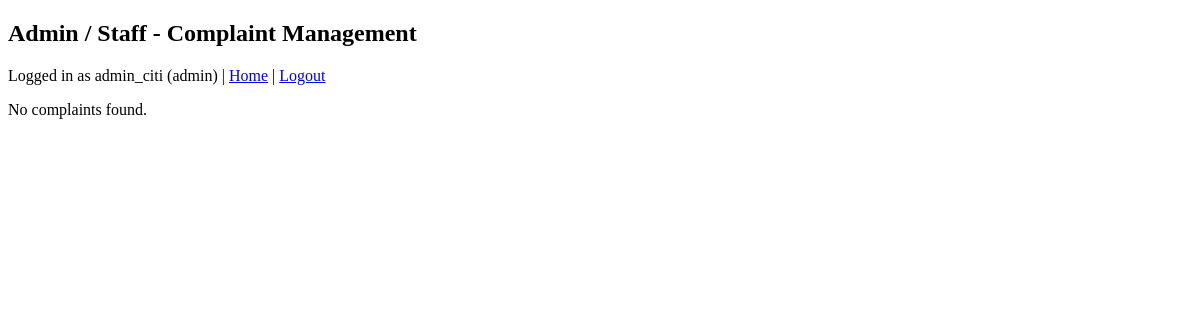
The page /public/admin/complaints.php (signed in) on the database as committed earlier.
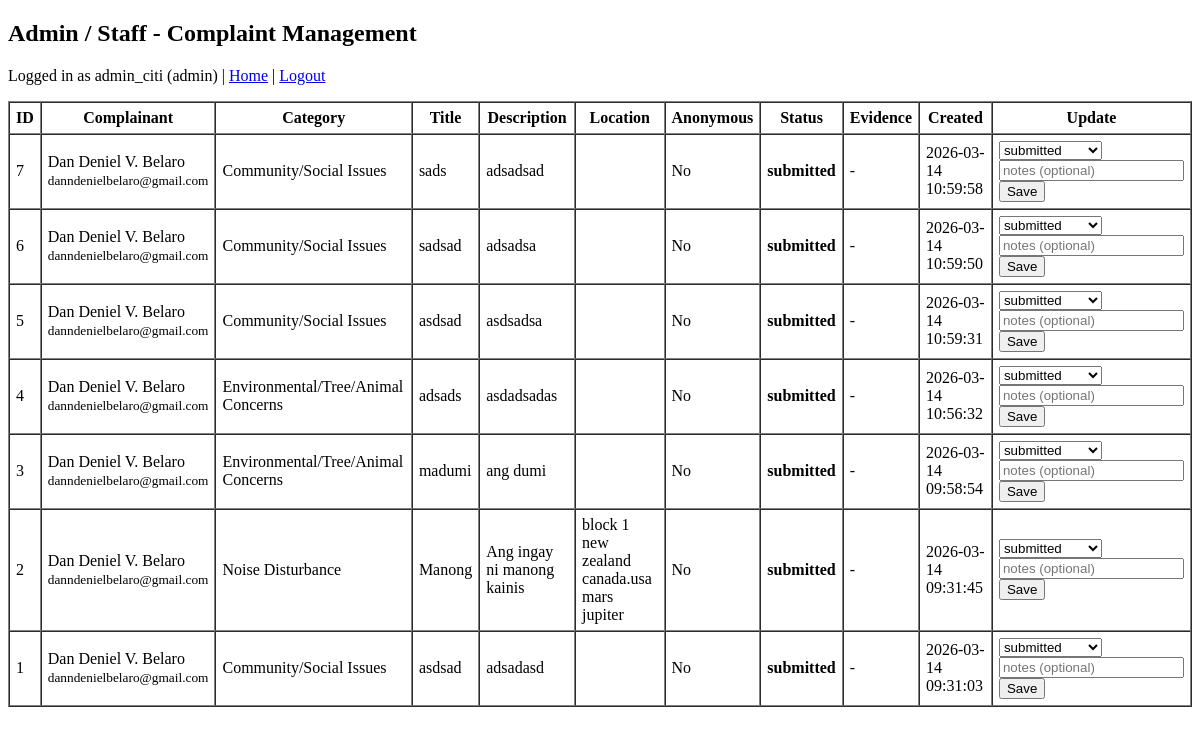
The same page on the database as committed later.
### tables this page shows
CREATE TABLE IF NOT EXISTS `users` (
  `id` int(10) UNSIGNED NOT NULL,
  `full_name` varchar(100) NOT NULL,
  `email` varchar(100) NOT NULL,
  `password_hash` varchar(255) NOT NULL,
  `role` enum('resident','staff','admin') NOT NULL DEFAULT 'resident',
  `address` text DEFAULT NULL,
  `contact_number` varchar(20) DEFAULT NULL,
  `created_at` timestamp NULL DEFAULT current_timestamp(),
  `updated_at` timestamp NULL DEFAULT current_timestamp() ON UPDATE current_timestamp()
);

CREATE TABLE IF NOT EXISTS `complaints` (
  `id` int(10) UNSIGNED NOT NULL,
  `user_id` int(10) UNSIGNED DEFAULT NULL,
  `category_id` int(10) UNSIGNED NOT NULL,
  `is_anonymous` tinyint(1) NOT NULL DEFAULT 0,
  `title` varchar(150) NOT NULL,
  `description` text NOT NULL,
  `location` varchar(255) DEFAULT NULL,
  `status` enum('submitted','under_review','in_progress','resolved','rejected') NOT NULL DEFAULT 'submitted',
  `created_at` timestamp NULL DEFAULT current_timestamp(),
  `updated_at` timestamp NULL DEFAULT current_timestamp() ON UPDATE current_timestamp()
);

CREATE TABLE IF NOT EXISTS `complaint_categories` (
  `id` int(10) UNSIGNED NOT NULL,
  `name` varchar(100) NOT NULL,
  `description` text DEFAULT NULL,
  `is_active` tinyint(1) NOT NULL DEFAULT 1
);

### app/config/database.php (called while the page is built)
<?php
return [
    'driver'   => 'mysql',
    'host'     => '127.0.0.1',
    'port'     => 3306,
    'database' => 'citiserve_db',
    'username' => 'phpmyadmin',
    'password' => 'YourStrongPassword',
    'charset'  => 'utf8mb4',
    'collation'=> 'utf8mb4_unicode_ci',
];

### app/core/Database.php (called while the page is built)
<?php
class Database
{
    private static ?Database $instance = null;
    private PDO $connection;
    private function __construct()
    {
        $config = require __DIR__ . '/../config/database.php';
        $dsn = sprintf(
            '%s:host=%s;port=%d;dbname=%s;charset=%s',
            $config['driver'],
            $config['host'],
            $config['port'],
            $config['database'],
            $config['charset']
        );
        try {
            $this->connection = new PDO(
                $dsn,
                $config['username'],
                $config['password'],
                [
                    PDO::ATTR_ERRMODE            => PDO::ERRMODE_EXCEPTION,
                    PDO::ATTR_DEFAULT_FETCH_MODE => PDO::FETCH_ASSOC,
                    PDO::ATTR_EMULATE_PREPARES   => false,
                ]
            );
        } catch (PDOException $e) {
            die('Database connection failed: ' . $e->getMessage());
        }
    }
    public static function getInstance(): Database
    {
        if (self::$instance === null) {
            self::$instance = new Database();
        }
        return self::$instance;
    }
    public function getConnection(): PDO
    {
        return $this->connection;
    }
}

### app/helpers/auth.php (called while the page is built, shortened)
<?php
require_once __DIR__ . '/../repositories/UserRepository.php';
function require_login(): array
{
    $repo = new UserRepository();
    $user = $repo->findById((int)$_SESSION['user_id']);
    return [
        'id' => $user->id,
        'full_name' => $user->full_name,
        'email' => $user->email,
        'role' => $user->role
    ];
}
function require_admin(): array
{
    $user = require_login();
    return $user;
}

### app/repositories/UserRepository.php (called while the page is built, shortened)
<?php
require_once __DIR__ . '/../models/User.php';
require_once __DIR__ . '/../core/Database.php';
class UserRepository
{
    private PDO $db;
    public function __construct()
    {
        $this->db = Database::getInstance()->getConnection();
    }
    public function findById(int $id): ?User
    {
        $stmt = $this->db->prepare('SELECT * FROM users WHERE id = ? LIMIT 1');
        $stmt->execute([$id]);
        $row = $stmt->fetch();
        return $row ? User::fromRow($row) : null;
    }
}

### app/models/User.php (called while the page is built, shortened)
<?php
class User
{
    public static function fromRow(array $row): User
    {
        $u = new User();
        $u->id = isset($row['id']) ? (int)$row['id'] : null;
        $u->full_name = $row['full_name'] ?? '';
        $u->email = $row['email'] ?? '';
        $u->password_hash = $row['password_hash'] ?? '';
        $u->role = $row['role'] ?? 'resident';
        $u->address = $row['address'] ?? null;
        $u->contact_number = $row['contact_number'] ?? null;
        $u->created_at = $row['created_at'] ?? null;
        $u->updated_at = $row['updated_at'] ?? null;
        return $u;
    }
}

### app/repositories/ComplaintRepository.php (called while the page is built, shortened)
<?php
require_once __DIR__ . '/../core/Database.php';
class ComplaintRepository
{
    private PDO $db;
    public function __construct()
    {
        $this->db = Database::getInstance()->getConnection();
    }
    public function getAll(): array
    {
        $stmt = $this->db->query("
            SELECT
                c.id,
                c.title,
                c.description,
                c.location,
                c.status,
                c.is_anonymous,
                c.created_at,
                c.updated_at,
                cc.name AS category_name,
                u.full_name,
                u.email
            FROM complaints c
            INNER JOIN complaint_categories cc ON cc.id = c.category_id
            LEFT JOIN users u ON u.id = c.user_id
            ORDER BY c.created_at DESC
        ");
        return $stmt->fetchAll(PDO::FETCH_ASSOC);
    }
}

### public/admin/complaints.php (the view, shortened to what this page needs)
<?php
require_once __DIR__ . '/../../app/helpers/auth.php';
require_once __DIR__ . '/../../app/repositories/ComplaintRepository.php';
require_once __DIR__ . '/../../app/core/Database.php';
$admin = require_admin();
$repo = new ComplaintRepository();
$allowedStatuses = ['submitted', 'under_review', 'in_progress', 'resolved', 'rejected'];
$rows = $repo->getAll();
?>
<!doctype html>
<html>
<head>
</head>
<body>
    <h2>Admin / Staff - Complaint Management</h2>
    <p>
        Logged in as <?= htmlspecialchars($admin['full_name']) ?> (<?= htmlspecialchars($admin['role']) ?>)
        | <a href="/CitiServe/public/index.php">Home</a>
        | <a href="/CitiServe/public/logout.php">Logout</a>
    </p>
    <?php if (empty($rows)): ?>
        <p>No complaints found.</p>
    <?php else: ?>
        <table border="1" cellpadding="6" cellspacing="0">
            <tr>
                <th>ID</th>
                <th>Complainant</th>
                <th>Category</th>
                <th>Title</th>
                <th>Description</th>
                <th>Location</th>
                <th>Anonymous</th>
                <th>Status</th>
                <th>Evidence</th>
                <th>Created</th>
                <th>Update</th>
            </tr>
            <?php foreach ($rows as $r): ?>
                <?php
                    try {
                        $evidence = $repo->getEvidenceByComplaintId((int)$r['id']);
                    } catch (Throwable $e) {
                        $evidence = [];
                    }
                ?>
                <tr>
                    <td><?= (int)$r['id'] ?></td>
                    <td>
                        <?php if ((int)$r['is_anonymous'] === 1): ?>
                            <em>Anonymous</em>
                        <?php else: ?>
                            <?= htmlspecialchars($r['full_name'] ?? 'N/A') ?><br>
                            <small><?= htmlspecialchars($r['email'] ?? '') ?></small>
                        <?php endif; ?>
                    </td>
                    <td><?= htmlspecialchars($r['category_name']) ?></td>
                    <td><?= htmlspecialchars($r['title']) ?></td>
                    <td><?= htmlspecialchars($r['description']) ?></td>
                    <td><?= htmlspecialchars($r['location'] ?? '') ?></td>
                    <td><?= ((int)$r['is_anonymous'] === 1) ? 'Yes' : 'No' ?></td>
                    <td><strong><?= htmlspecialchars($r['status']) ?></strong></td>
                    <td>
                        <?php if (empty($evidence)): ?>
                            -
                        <?php endif; ?>
                    </td>
                    <td><?= htmlspecialchars($r['created_at']) ?></td>
                    <td>
                        <form method="post" style="margin:0;">
                            <select name="new_status">
                                <?php foreach ($allowedStatuses as $st): ?>
                                    <option value="<?= htmlspecialchars($st) ?>" <?= $st === $r['status'] ? 'selected' : '' ?>>
                                        <?= htmlspecialchars($st) ?>
                                    </option>
                                <?php endforeach; ?>
                            </select>
                            <br>
                            <input type="text" name="notes" placeholder="notes (optional)">
                            <br>
                            <button type="submit">Save</button>
                        </form>
                    </td>
                </tr>
            <?php endforeach; ?>
        </table>
    <?php endif; ?>
</body>
</html>

Rows that differ between the two databases and show on the page:
added complaints: id "7", user.full_name "Dan Deniel V. Belaro", user.email "danndenielbelaro@gmail.com", complaint_categories.name "Community/Social Issues", title "sads", description "adsadsad", is_anonymous "No", status "submitted", created_at "2026-03-14 10:59:58", new_status "submitted"
added complaints: id "6", user.full_name "Dan Deniel V. Belaro", user.email "danndenielbelaro@gmail.com", complaint_categories.name "Community/Social Issues", title "sadsad", description "adsadsa", is_anonymous "No", status "submitted", created_at "2026-03-14 10:59:50", new_status "submitted"
added complaints: id "5", user.full_name "Dan Deniel V. Belaro", user.email "danndenielbelaro@gmail.com", complaint_categories.name "Community/Social Issues", title "asdsad", description "asdsadsa", is_anonymous "No", status "submitted", created_at "2026-03-14 10:59:31", new_status "submitted"
added complaints: id "4", user.full_name "Dan Deniel V. Belaro", user.email "danndenielbelaro@gmail.com", complaint_categories.name "Environmental/Tree/Animal Concerns", title "adsads", description "asdadsadas", is_anonymous "No", status "submitted", created_at "2026-03-14 10:56:32", new_status "submitted"
added complaints: id "3", user.full_name "Dan Deniel V. Belaro", user.email "danndenielbelaro@gmail.com", complaint_categories.name "Environmental/Tree/Animal Concerns", title "madumi", description "ang dumi", is_anonymous "No", status "submitted", created_at "2026-03-14 09:58:54", new_status "submitted"
added complaints: id "2", user.full_name "Dan Deniel V. Belaro", user.email "danndenielbelaro@gmail.com", complaint_categories.name "Noise Disturbance", title "Manong", description "Ang ingay ni manong kainis", location "block 1 new zealand canada.usa mars jupiter", is_anonymous "No", status "submitted", created_at "2026-03-14 09:31:45", new_status "submitted"
added complaints: id "1", user.full_name "Dan Deniel V. Belaro", user.email "danndenielbelaro@gmail.com", complaint_categories.name "Community/Social Issues", title "asdsad", description "adsadasd", is_anonymous "No", status "submitted", created_at "2026-03-14 09:31:03", new_status "submitted"
Other text that changed with them:
text no longer shown: "No complaints found."
text now shown: "ID Complainant Category Title Description Location Anonymous Status Evidence Created Update"
